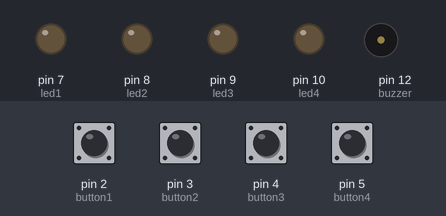
Bench run of a sketch on a simulated Arduino Uno, built with avr-gcc and run on an emulated ATmega328P. On the bench: output pins drawn as LEDs (lit = HIGH), buzzer (waves = sounding). Dashed ring = blinking. The inputs (shaded band) are chosen by the test bench; at power-on: pin 2 (button1), pin 3 (button2), pin 4 (button3), pin 5 (button4) LOW. Random numbers use the default seed unless the sketch sets one.

Above: at 1.5 s.
1.6 s: pin 2 (button1) pulled HIGH for 0.15 s
At 1.87 s:
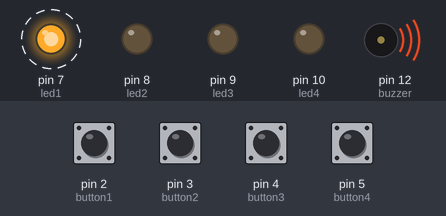
4.6 s: pin 3 (button2) pulled HIGH for 0.15 s
At 5.68 s:
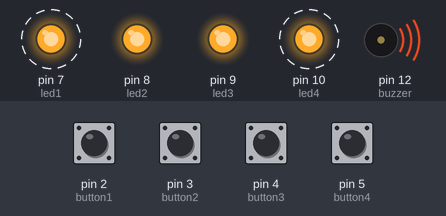
7.6 s: pin 5 (button4) pulled HIGH for 1 s
At 8.2 s:
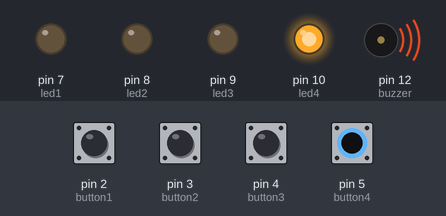
10.6 s: pin 2 (button1) pulled HIGH for 1 s
At 12.14 s:
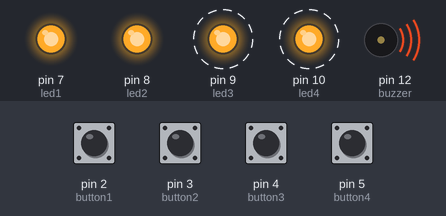
13.6 s: pin 4 (button3) pulled HIGH for 1 s
At 14.6 s:
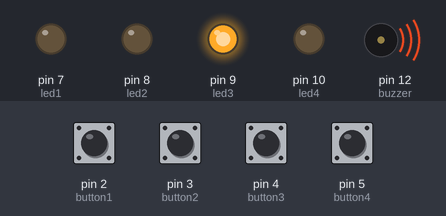
16.6 s: pin 3 (button2) pulled HIGH for 1 s
At 17.9 s:
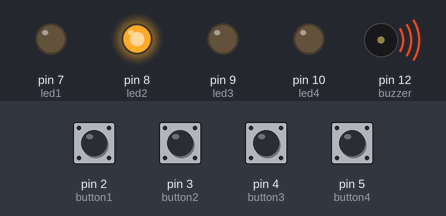
Timing chart, 0 to 21.6 s (numbered marks = the images above; inputs shaded):
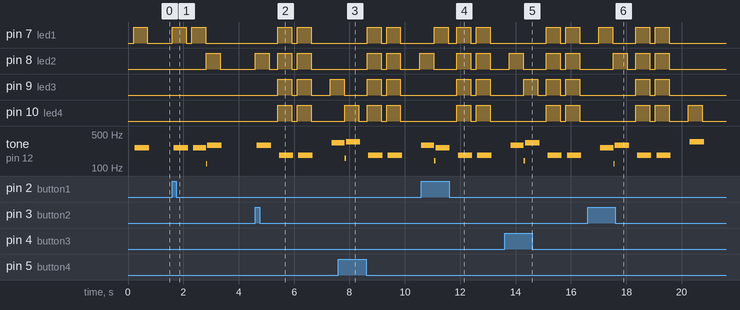

Measured:
- after the input at 1.6 s, pin 7 (led1): alternates HIGH for 0.50 s and LOW for 0.20 s, 4 changes in all, then stays LOW, starting at once; pin 8 (led2): LOW → HIGH after 1.2 s, → LOW 0.50 s later; tone on pin 12 (buzzer): plays 261 Hz for 0.52 s, 261 Hz for 0.48 s, 122 Hz for 0.04 s, 294 Hz for 0.52 s, starting after 0.05 s
- after the input at 4.6 s, pin 7 (led1): alternates HIGH for 0.50 s and LOW for 0.20 s, starting after 0.80 s; pin 8 (led2): goes HIGH 0.50 s, LOW 0.30 s, HIGH 0.50 s, LOW 0.20 s, HIGH 0.50 s, then LOW, starting at once
- after the input at 7.6 s, pin 7 (led1): alternates HIGH for 0.50 s and LOW for 0.20 s, starting after 1.0 s; pin 8 (led2): goes HIGH 0.50 s, LOW 0.20 s, HIGH 0.50 s, LOW 0.70 s, then HIGH, starting after 1.0 s; pin 10 (led4): goes HIGH 0.50 s, LOW 0.30 s, HIGH 0.50 s, LOW 0.20 s, HIGH 0.50 s, then LOW, starting after 0.23 s
- after the input at 10.6 s, pin 7 (led1): goes HIGH 0.50 s, LOW 0.30 s, HIGH 0.50 s, LOW 0.20 s, HIGH 0.50 s, then LOW, starting after 0.47 s; pin 9 (led3), pin 10 (led4): alternates HIGH for 0.50 s and LOW for 0.20 s, starting after 1.3 s
- after the input at 13.6 s, pin 7 (led1), pin 10 (led4): alternates HIGH for 0.50 s and LOW for 0.20 s, starting after 1.5 s; pin 9 (led3): goes HIGH 0.50 s, LOW 0.30 s, HIGH 0.50 s, LOW 0.20 s, HIGH 0.50 s, then LOW, starting after 0.70 s
- after the input at 16.6 s, pin 8 (led2): goes HIGH 0.50 s, LOW 0.30 s, HIGH 0.50 s, LOW 0.20 s, HIGH 0.50 s, then LOW, starting after 0.93 s; pin 9 (led3): alternates HIGH for 0.50 s and LOW for 0.20 s, 4 changes in all, then stays LOW, starting after 1.7 s

The sketch:

memorization_games.ino
```cpp
// Constants
const int button1 = 2;          // 1st button LED
const int button2 = 3;          // 2nd button LED
const int button3 = 4;          // 3rd button LED
const int button4 = 5;          // 4th button LED
const int led1 = 7;             // LED
const int led2 = 8;             // LED
const int led3 = 9;             // LED
const int led4 = 10;            // LED
const int buzzer = 12;          // Buzzer Output
const int tones[] = {1915, 1700, 1519, 1432, 2700}; // tones when you press the LED's- when you fail.

// Variables declera
int buttonState[] = {0,0,0,0};
int lastButtonState[] = {0,0,0,0};
int buttonPushCounter[] = {0,0,0,0};


void playTone(int tone, int duration) {
  for (long i = 0; i < duration * 1000L; i += tone * 2) {
    digitalWrite(buzzer, HIGH);
    delayMicroseconds(tone);
    digitalWrite(buzzer, LOW);
    delayMicroseconds(tone);
  }
}

void setup()
// put your setup code here, to run once:
{
  // initialize inputs :
  randomSeed(analogRead(0));
  pinMode(button1, INPUT);
  pinMode(button2, INPUT);
  pinMode(button3, INPUT);
  pinMode(button4, INPUT);
  // initialize outputs:
  pinMode(led1, OUTPUT);
  pinMode(led2, OUTPUT);
  pinMode(led3, OUTPUT);
  pinMode(led4, OUTPUT);
  pinMode(buzzer, OUTPUT);

}
int game_on = 0;
int wait = 0;
int currentlevel = 1; // level (also the number of button presses to pass to next level)
long rand_num = 0; //initialize long variable for random number from 0-100.
int rando = 0; //initialize random integer for loopgame_on. Will be from 1-4 later.
int butwait = 500; // wait for next button input (ghetto de-bounce)
int ledtime = 500; // time each LED flashes for when button is pressed
int n_levels = 10; //number of levels until the game is won
int pinandtone = 0; //This integer is used when the sequence is displayed
int right = 0; //This variable must be 1 in order to go to the next level
int speedfactor = 5; //This is the final speed of the lights and sounds and show you are won.
int leddelay = 200; //Introducing time for LED. This will diminish as the level increments

void loop() {
   // put your main code here, to run repeatedly:


int n_array[n_levels];
int u_array[n_levels];

int i;
//clears arrays both "n_array" and "u_array" and starts a new game
if (game_on == 0){
for(i=0; i<n_levels; i=i+1){
        n_array[i]=0;
        u_array[i]=0;
        rand_num = random(1,200);
        if (rand_num <= 50)
          rando=0;
        else if (rand_num>50 && rand_num<=100)
          rando=1;
        else if (rand_num>100 && rand_num<=150)
          rando=2;
         else if (rand_num<=200)
          rando=3;
        //saves a random number in our n_array
         n_array[i]=rando;
      }
 game_on = 1;

}


//shows the current sequence
if (wait == 0){
 delay (200);
i = 0;
for (i = 0; i < currentlevel; i= i + 1){
  leddelay = ledtime/(1+(speedfactor/n_levels)*(currentlevel - 1));
      pinandtone = n_array[i];
      digitalWrite(pinandtone+7, HIGH);
      playTone(tones[pinandtone], leddelay);
      digitalWrite(pinandtone+7, LOW);
      delay(100/speedfactor);
    }
    wait = 1;
}
i = 0;
int buttonchange = 0;
int j = 0; // This is the current position in the sequence
while (j < currentlevel){
    while (buttonchange == 0){
          for (i = 0; i < 4; i = i + 1){
          buttonState[i] = digitalRead(i+2);
          buttonchange = buttonchange + buttonState[i];
        }
    }
     for (i = 0; i < 4; i = i + 1){
        if (buttonState[i] == HIGH) {
            digitalWrite(i+7, HIGH);
            playTone(tones[i], ledtime);
            digitalWrite(i+7, LOW);
            wait = 0;
            u_array[j]=i;
            buttonState[i] = LOW;
            buttonchange = 0;
         }
       }
        if (u_array[j] == n_array[j]){
            j++;
            right = 1;
            }
        else{

            right = 0;
            i = 4;
            j = currentlevel;
            wait = 0;
        }
}

if (right == 0){
  delay(300);
  i = 0;
  game_on = 0;
  currentlevel = 1;
  for (i = 0; i < 4; i = i + 1){
         digitalWrite(i+7, HIGH);
      }
          playTone(tones[4], ledtime);
   for (i = 0; i < 4; i = i + 1){
         digitalWrite(i+7, LOW);
       }
       delay (200);
  for (i = 0; i < 4; i = i + 1){
         digitalWrite(i+7, HIGH);
      }
          playTone(tones[4], ledtime);
   for (i = 0; i < 4; i = i + 1){
         digitalWrite(i+7, LOW);
       }

       delay(500);
       game_on = 0;
}


//if you complete the right way it levels up
if (right == 1){
    currentlevel++;
    wait = 0;
    }
//if you finish the game
if (currentlevel == n_levels){
  delay(500);
  // The following is the victory sound:
  int notes[] = {2, 2, 2, 2, 0, 1, 2, 1, 2};
  int note = 0;
  int tempo[] = {200, 200, 200, 400, 400, 400, 200, 200, 600};
  int breaks[] = {100, 100, 100, 200, 200, 200, 300, 100, 200};
  for (i = 0; i < 9; i = i + 1){
  note = notes[i];
    digitalWrite(note+7, HIGH);
    playTone(tones[note], tempo[i]);
    digitalWrite(note+7, LOW);
    delay(breaks[i]);
  }
//sets game_on to 0, its working restarts a new game
game_on = 0;
currentlevel = 1;
n_levels = n_levels + 2;
speedfactor = speedfactor + 1;
    }

}
```
